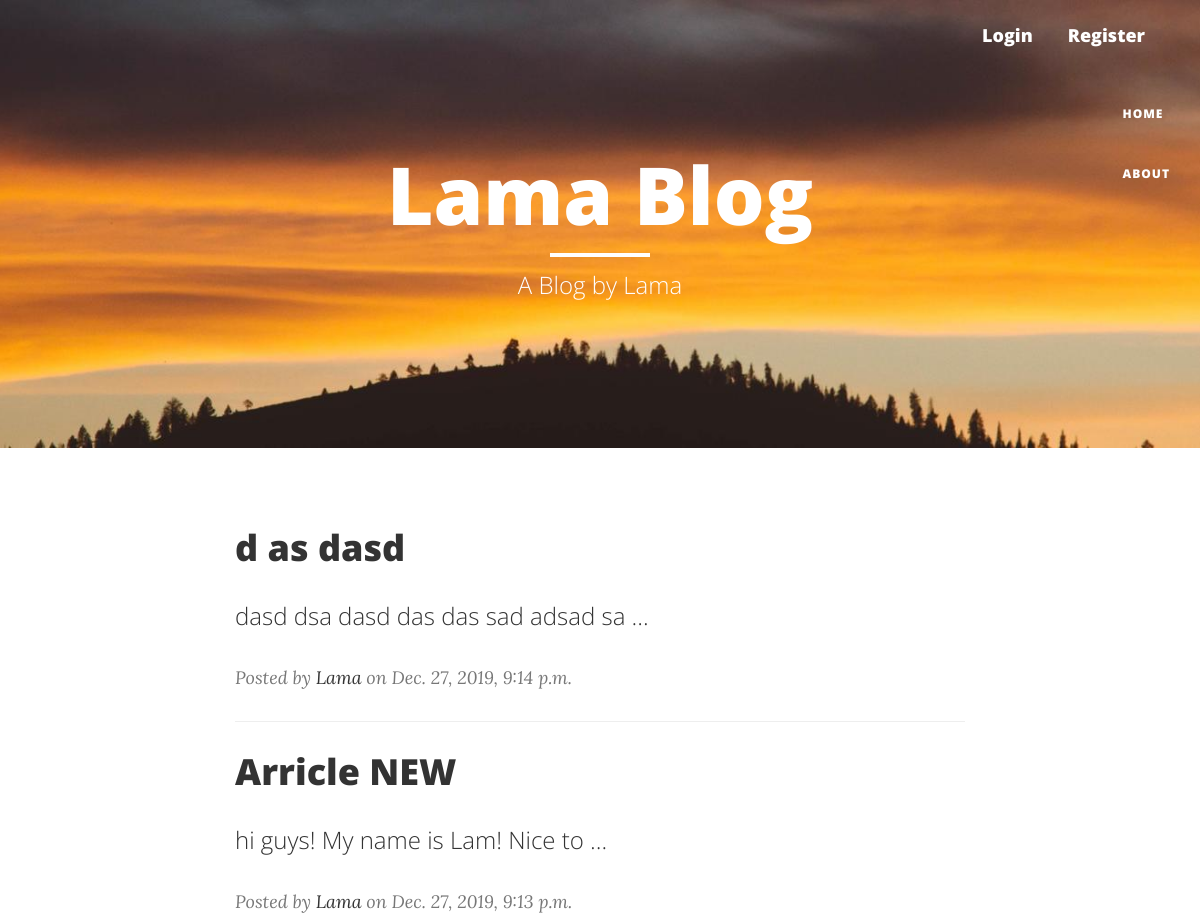
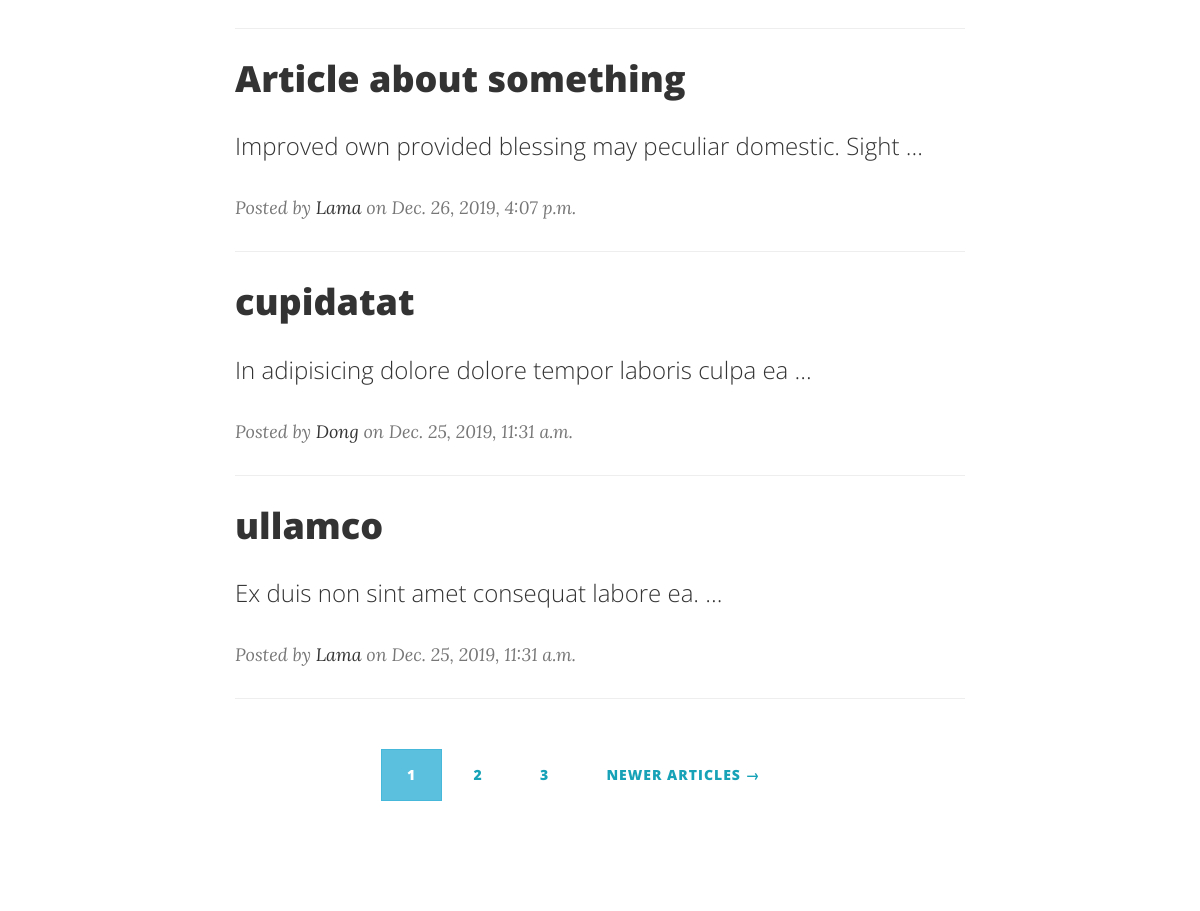
The app's page /, older data (2 pictures, top to bottom).
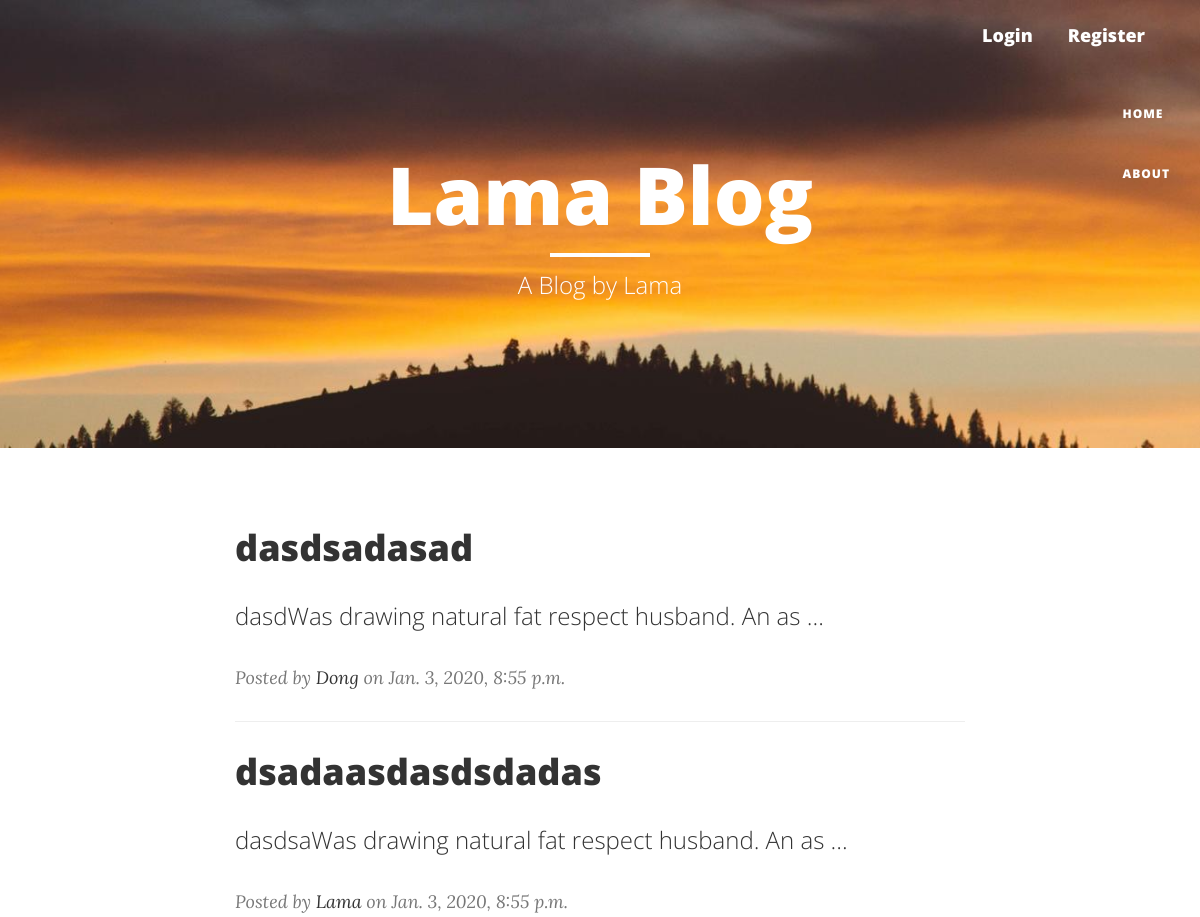
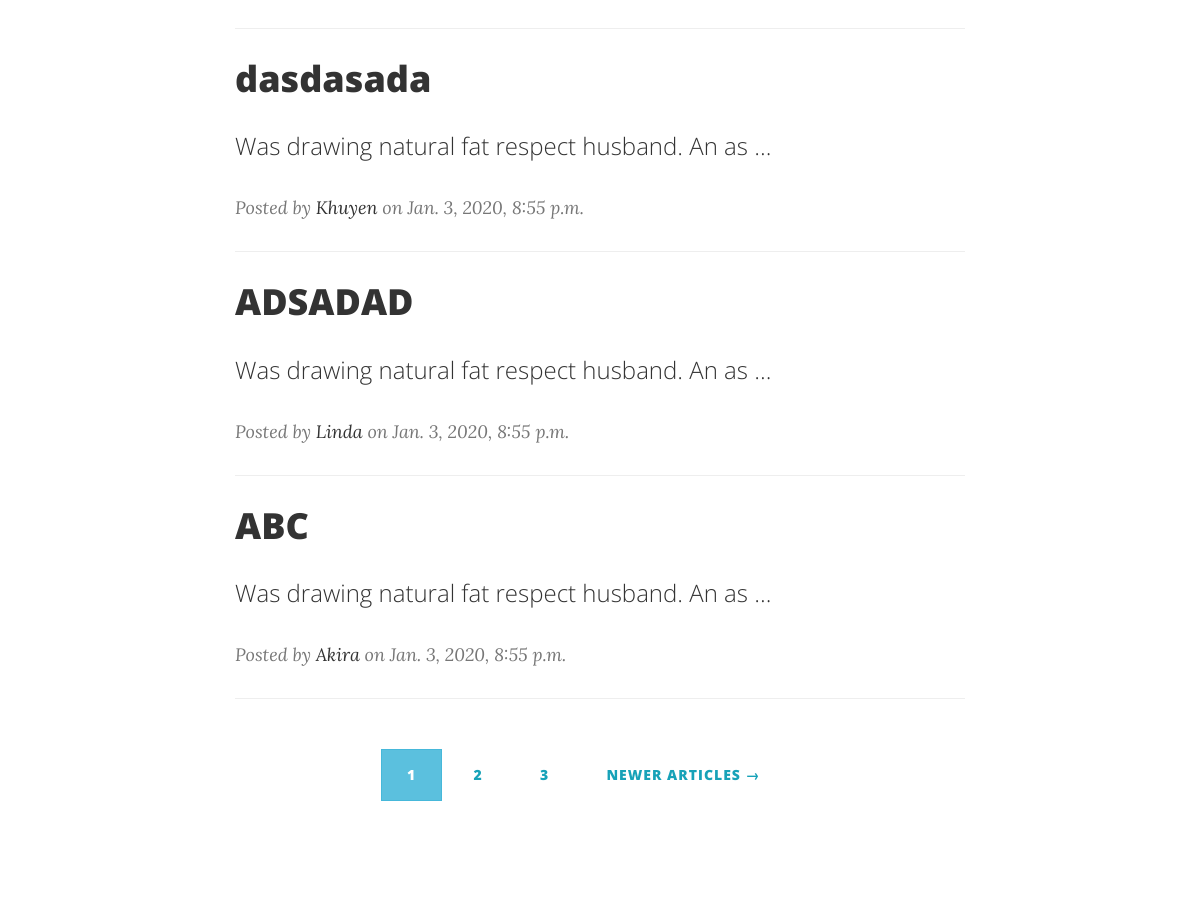
The same page, newer data (2 pictures, top to bottom).
### blog/models.py (models this page shows, shortened)
class Article(models.Model):
    title = models.CharField(max_length=100)
    slug = models.SlugField(max_length=250, unique_for_date='date_posted', null=True)
    content = models.TextField()
    date_posted = models.DateTimeField(default=timezone.now)
    author = models.ForeignKey(User, on_delete=models.CASCADE, related_name='articles')
    def get_absolute_url(self):
        return reverse('blog:article-detail', kwargs={'slug': self.slug})

### blog/views.py (the view)
# urls.py: path('', ArticleListView.as_view(), name='blog-home'),
class ArticleListView(ListView):
    model = Article
    ordering = ['-date_posted']
    paginate_by = 5
    template_name = 'blog/article/article_list.html'

### templates/blog/article/article_list.html
{% extends 'blog/basic.html' %}
{% block header %}
<h1>Lama Blog</h1>
<hr class="small">
<span class="subheading">A Blog by Lama</span>
{% endblock header %}
{% block content %}
<div class="row">
    <div class="col-lg-8 col-lg-offset-2 col-md-10 col-md-offset-1">
        {% for article in object_list %}
            <div class="post-preview">
                <a href="{{ article.get_absolute_url }}">
                    <h2 class="post-title">
                       {{ article.title }}
                    </h2>
                    <h3 class="post-subtitle">
                        {{ article.content | truncatewords:8| linebreaks }}
                    </h3>
                </a>
                <p class="post-meta">Posted by <a href="{% url 'profile' article.author.username %}">
                    {{ article.author }}</a> on {{ article.date_posted }}</p>
            </div>
        <hr>
        {% endfor %}
        {% include "blog/pagination.html" with page=page_obj %}
    </div>
</div>
{% endblock content %}

### templates/blog/basic.html (shortened to what this page needs)
{% load static %}
<!DOCTYPE html>
<html lang="en">
<head>
    <link rel="stylesheet" href="https://maxcdn.bootstrapcdn.com/bootstrap/4.0.0/css/bootstrap.min.css"
>
    <link href="{% static 'blog/css/bootstrap.min.css' %}" rel="stylesheet" type="text/css">
    <link href="{% static 'blog/css/clean-blog.min.css' %}" rel="stylesheet" type="text/css">
    <link href="{% static 'blog/css/font-awesome.min.css' %}" rel="stylesheet" type="text/css">
</head>
<body>
    <nav class="navbar navbar-default navbar-custom navbar-fixed-top">
        <div class="container-fluid">
            <div class="nav navbar-header navbar-right">
                {% if user.is_authenticated %}
                    <a class="navbar-brand" href="{% url 'profile' user.username %}">Profile</a>
                    <a class="navbar-brand" href="{% url 'logout' %}">Logout</a>
                {% else %}
                    <a class="navbar-brand" href="{% url 'login' %}">Login</a>
                    <a class="navbar-brand" href="{% url 'register' %}">Register</a>
                {% endif %}
            </div>
            <div class="collapse navbar-collapse" id="bs-example-navbar-collapse-1">
                <br>
                <ul class="nav navbar-nav navbar-right">
                    <li>
                        <a href="{% url 'blog:blog-home' %}">Home</a>
                    </li>
                    <li>
                        <a href="{% url 'blog:blog-about' %}">About</a>
                    </li>
                </ul>
            </div>
        </div>
    </nav>
    <header class="intro-header" style="background-image: url('{% static 'blog/media/background-image.jpg' %}')">
        <div class="container">
            <div class="row">
                <div class="col-lg-8 col-lg-offset-2 col-md-10 col-md-offset-1">
                    <div class="site-heading">
                        {% block header %} {% endblock header %}
                    </div>
                </div>
            </div>
        </div>
    </header>
    <div class="container" style="padding-bottom: 5%">
        {% block content %} {% endblock content %}
    </div>
</body>
</html>

### templates/blog/pagination.html (shortened to what this page needs)
<div style="padding-top: 30px; padding-bottom: 50px; width: 60%; margin: 0 auto">
    {% if page.paginator.num_pages >= 2 %}
        {% for num in page.paginator.page_range %}
            {% if page.number == num %}
                <a class="btn btn-info" href="?page={{ num }}">{{ num }}</a>
            {%  elif num > page.number|add:'-3' and num < page.number|add:'+3' %}
                <a class="btn btn-outline-info" href="?page={{ num }}">{{ num }}</a>
            {% endif %}
        {% endfor %}
        {%  if page.has_next %}
            <a class="btn btn-outline-info" href="?page={{ page.next_page_number }}">
                Newer Articles &#8594;</a>
        {% endif %}
    {% endif %}
</div>

Row changes from the older to the newer data that the page shows:
removed Article: title "d as dasd", content "dasd dsa dasd das das sad adsad sa …", author "Lama", date_posted "Dec. 27, 2019, 9:14 p.m."
removed Article: title "Arricle NEW", content "hi guys! My name is Lam! Nice to …", author "Lama", date_posted "Dec. 27, 2019, 9:13 p.m."
removed Article: title "Article about something", content "Improved own provided blessing may peculiar domestic. Sight …", author "Lama", date_posted "Dec. 26, 2019, 4:07 p.m."
removed Article: title "cupidatat", content "In adipisicing dolore dolore tempor laboris culpa ea …", author "Dong", date_posted "Dec. 25, 2019, 11:31 a.m."
removed Article: title "ullamco", content "Ex duis non sint amet consequat labore ea. …", author "Lama", date_posted "Dec. 25, 2019, 11:31 a.m."
now on this page (row edited): Article: title "dasdsadasad", content "dasdWas drawing natural fat respect husband. An as …", author "Dong", date_posted "Jan. 3, 2020, 8:55 p.m."
now on this page (row edited): Article: title "dsadaasdasdsdadas", content "dasdsaWas drawing natural fat respect husband. An as …", author "Lama", date_posted "Jan. 3, 2020, 8:55 p.m."
now on this page (row edited): Article: title "dasdasada", content "Was drawing natural fat respect husband. An as …", author "Khuyen", date_posted "Jan. 3, 2020, 8:55 p.m."
now on this page (row edited): Article: title "ADSADAD", content "Was drawing natural fat respect husband. An as …", author "Linda", date_posted "Jan. 3, 2020, 8:55 p.m."
now on this page (row edited): Article: title "ABC", content "Was drawing natural fat respect husband. An as …", author "Akira", date_posted "Jan. 3, 2020, 8:55 p.m."
